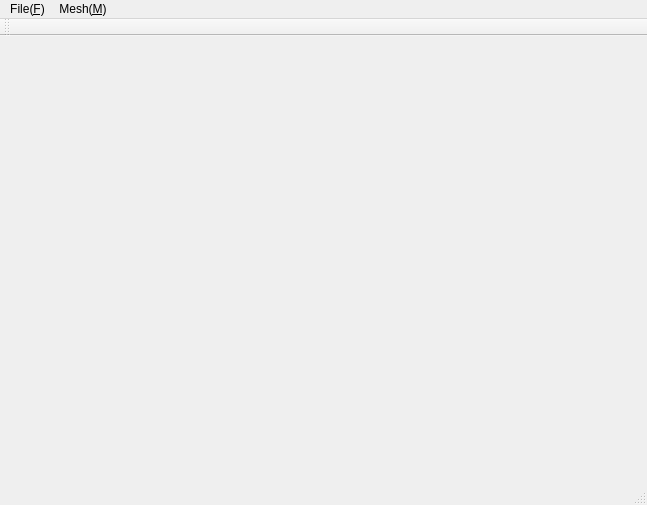
<?xml version="1.0" encoding="UTF-8"?>
<ui version="4.0">
 <class>subwindow2</class>
 <widget class="QMainWindow" name="subwindow2">
  <property name="geometry">
   <rect>
    <x>0</x>
    <y>0</y>
    <width>647</width>
    <height>505</height>
   </rect>
  </property>
  <property name="windowTitle">
   <string>subwindow2</string>
  </property>
  <widget class="QWidget" name="centralWidget">
   <layout class="QVBoxLayout" name="verticalLayout">
    <item>
     <widget class="Viewer" name="widget" native="true"/>
    </item>
   </layout>
  </widget>
  <widget class="QMenuBar" name="menuBar">
   <property name="geometry">
    <rect>
     <x>0</x>
     <y>0</y>
     <width>647</width>
     <height>23</height>
    </rect>
   </property>
   <widget class="QMenu" name="menuFile_F">
    <property name="title">
     <string>File(&amp;F)</string>
    </property>
    <addaction name="actionNew"/>
    <addaction name="actionOpen"/>
    <addaction name="actionSave"/>
    <addaction name="actionSaveAs"/>
    <addaction name="actionExit"/>
   </widget>
   <widget class="QMenu" name="menuMesh_M">
    <property name="title">
     <string>Mesh(&amp;M)</string>
    </property>
    <addaction name="actionMeshSmooth"/>
    <addaction name="actionMeshClear"/>
   </widget>
   <addaction name="menuFile_F"/>
   <addaction name="menuMesh_M"/>
  </widget>
  <widget class="QToolBar" name="mainToolBar">
   <attribute name="toolBarArea">
    <enum>TopToolBarArea</enum>
   </attribute>
   <attribute name="toolBarBreak">
    <bool>false</bool>
   </attribute>
  </widget>
  <widget class="QStatusBar" name="statusBar"/>
  <action name="actionNew">
   <property name="text">
    <string>New(&amp;N)</string>
   </property>
   <property name="toolTip">
    <string>New</string>
   </property>
  </action>
  <action name="actionOpen">
   <property name="text">
    <string>Open(&amp;O)</string>
   </property>
   <property name="toolTip">
    <string>Open</string>
   </property>
  </action>
  <action name="actionSave">
   <property name="text">
    <string>Save(&amp;S)</string>
   </property>
   <property name="toolTip">
    <string>Save</string>
   </property>
  </action>
  <action name="actionSaveAs">
   <property name="text">
    <string>Save As(&amp;A)</string>
   </property>
   <property name="toolTip">
    <string>Save As</string>
   </property>
  </action>
  <action name="actionExit">
   <property name="text">
    <string>Exit(&amp;X)</string>
   </property>
   <property name="toolTip">
    <string>Exit</string>
   </property>
  </action>
  <action name="actionMeshSmooth">
   <property name="text">
    <string>Mesh  Smooth(&amp;S)</string>
   </property>
   <property name="toolTip">
    <string>Mesh  Smooth</string>
   </property>
  </action>
  <action name="actionMeshClear">
   <property name="text">
    <string>Mesh  Clear(&amp;C)</string>
   </property>
   <property name="toolTip">
    <string>Mesh  Clear</string>
   </property>
  </action>
 </widget>
 <layoutdefault spacing="6" margin="11"/>
 <customwidgets>
  <customwidget>
   <class>Viewer</class>
   <extends>QWidget</extends>
   <header>interface.h</header>
   <container>1</container>
  </customwidget>
 </customwidgets>
 <resources/>
 <connections/>
</ui>
